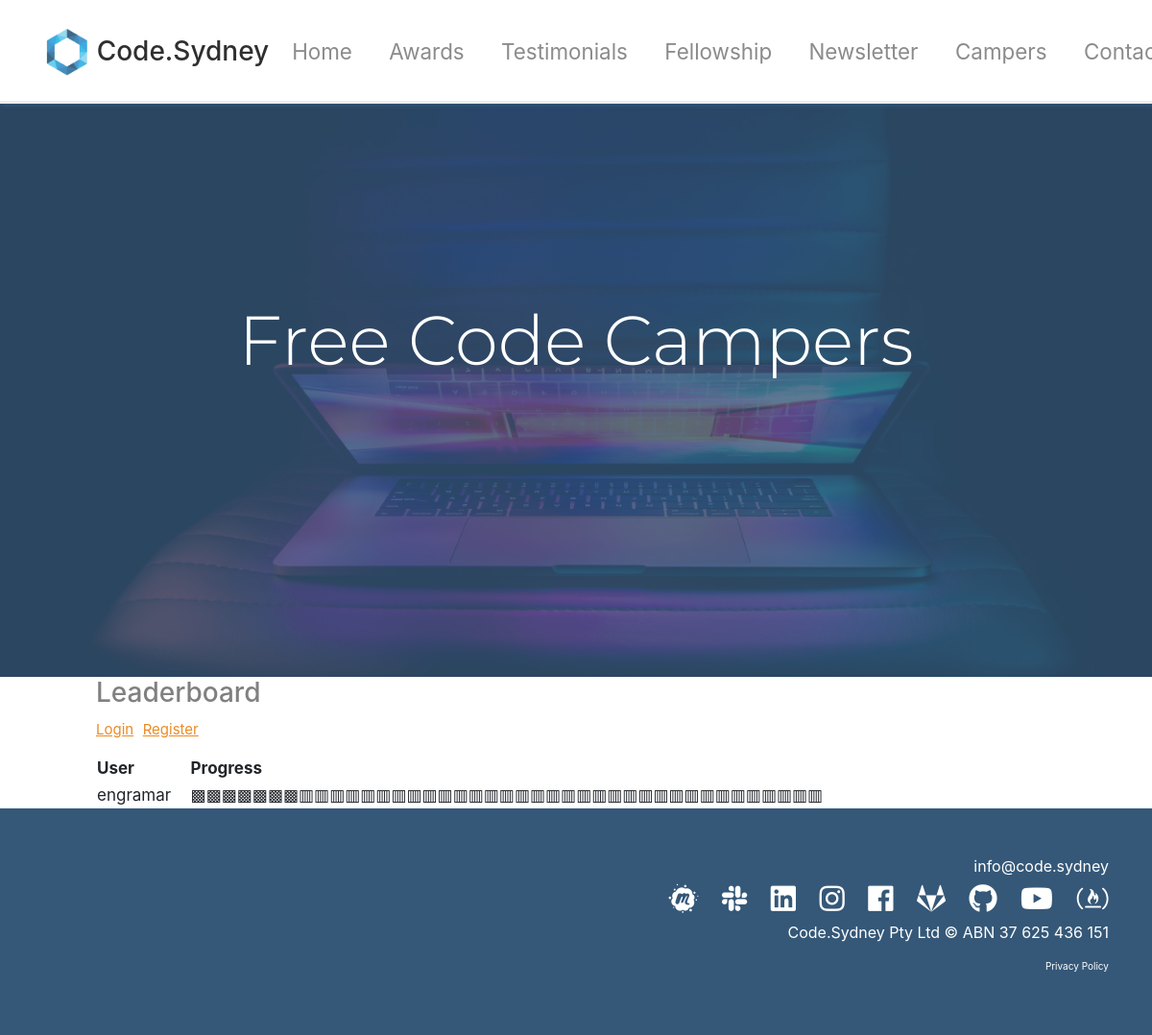
/fccleaderboard, run on the app's committed database.
### tables this page shows
CREATE TABLE "fccdashboardtable" (
	`Name`	TEXT,
	`Email`	TEXT,
	`Password`	TEXT,
	`Completed_Count`	INTEGER NOT NULL,
	`A1`	TEXT,
	`A2`	TEXT,
	`A3`	TEXT,
	`A4`	TEXT,
	`A5`	TEXT,
	`A6`	TEXT,
	`A7`	TEXT,
	`A8`	TEXT,
	`B1`	TEXT,
	`B2`	TEXT,
	`B3`	TEXT,
	`B4`	TEXT,
	`B5`	TEXT,
	`B6`	TEXT,
	`B7`	TEXT,
	`B8`	TEXT,
	`B9`	TEXT,
	`B10`	TEXT,
	`C1`	TEXT,
	`C2`	TEXT,
	`C3`	TEXT,
	`C4`	TEXT,
	`C5`	TEXT,
	`C6`	TEXT,
	`C7`	TEXT,
	`D1`	TEXT,
	`D2`	TEXT,
	`D3`	TEXT,
	`E1`	TEXT,
	`E2`	TEXT,
	`E3`	TEXT,
	`E4`	TEXT,
	`F1`	TEXT,
	`F2`	TEXT,
	`F3`	TEXT,
	`F4`	TEXT,
	`G1`	TEXT,
	`G2`	TEXT,
	`G3`	TEXT,
	`G4`	TEXT,
	`G5`	TEXT,
	PRIMARY KEY(`Email`)
);

### app.py (the view)
@app.route('/fccleaderboard', methods=['GET', 'POST'])
def fccleaderboard():
    db = get_db()
    fccamperslist = []
    try:
        cur = db.execute('SELECT Name, Email, Password, Completed_Count, \
                                 A1, A2, A3, A4, A5, A6, A7, A8, \
                                 B1, B2, B3, B4, B5, B6, B7, B8, B9, B10, \
                                 C1, C2, C3, C4, C5, C6, C7, \
                                 D1, D2, D3, \
                                 E1, E2, E3, E4, \
                                 F1, F2, F3, F4, \
                                 G1, G2, G3, G4, G5 \
                            from fccdashboardtable \
                            order by Completed_Count desc')
    except Exception as e:
        print('Exception: ',e)
    res = cur.fetchall()
    for row in res:
        statuslisttemp = []
        name  = row[0]
        for i in range(4,45):
            status = row[i]
            if status == 'Completed':
                statuslisttemp.append('▩')
            else:
                statuslisttemp.append('▥')
        statuslist = "".join(str(x) for x in statuslisttemp)
        name_string = "".join(str(name))
        selected_fields = [name_string,statuslist]
        fccamperslist.append(selected_fields)
    return render_template('fccleaderboard.html',
                           fccamperslist=fccamperslist)

### database.py (called while the page is built)
def connect_db():
    sql = sqlite3.connect('/home/engramar/codesydneywebsite/codesydney.db')
    sql.row_factory = sqlite3.Row
    return sql

def get_db():
    if not hasattr(g, 'sqlite_db'):
        g.sqlite_db = connect_db()
    return g.sqlite_db

### templates/fccleaderboard.html (shortened to what this page needs)
{% extends 'layout.html' %}
{% block content %}
  <section id="showcase">
    <div class="primary-overlay text-white">
      <div class="container">
        <div class="row">
          <div class="col-lg-12 text-center mt-5">
            <h1 class="display-3 mt-5 pt-5 top-spacing" style="font-family:Montserrat;">
              Free Code Campers
            </h1>
           </div>
         </div>
      </div>
    </div>
  </section>
<body>
<h3 style="margin-left:100px; color: gray">Leaderboard</h3>
<p>
  <a href="{{ url_for('fccleaderboardlogin') }}" style="font-size:15px;color:#EB8B24;margin-left:100px"><u>Login</u></a>
  <a href="{{ url_for('fccleaderboardregister') }}" style="font-size:15px;color:#EB8B24;margin-left:5px"><u>Register</u></a>
</p>
<div>
  <table style="font-size:17px;width:76%;text-align:left;font-weight:normal;margin-left:100px" border="0">
  <tr>
    <th>User</th>
    <th>Progress</th>
  </tr>
  {% for fccampers in fccamperslist %}
  <tr>
    <td>{% print fccampers[0] %}</td>
    <td>{% print fccampers[1] %}</td>
  </tr>
  {% endfor %}
  </table>
</div>
</body>
{% endblock content %}

### static/css/style.css (style rules this page uses)
body { margin-top: 105px; }
#showcase { position: relative; background: url("../img/background.jpg") no-repeat; background-size: cover; min-height: 600px; }
#showcase .primary-overlay { background: rgba(53, 88, 120, 0.8); position: absolute; top: 0; left: 0; width: 100%; height: 100%; }
.top-spacing { margin-top: 110px !important; }

### data on the page
fccdashboardtable: Name "engramar", print "▩▩▩▩▩▩▩▥▥▥▥▥▥▥▥▥▥▥▥▥▥▥▥▥▥▥▥▥▥▥▥▥▥▥▥▥▥▥▥▥▥"
